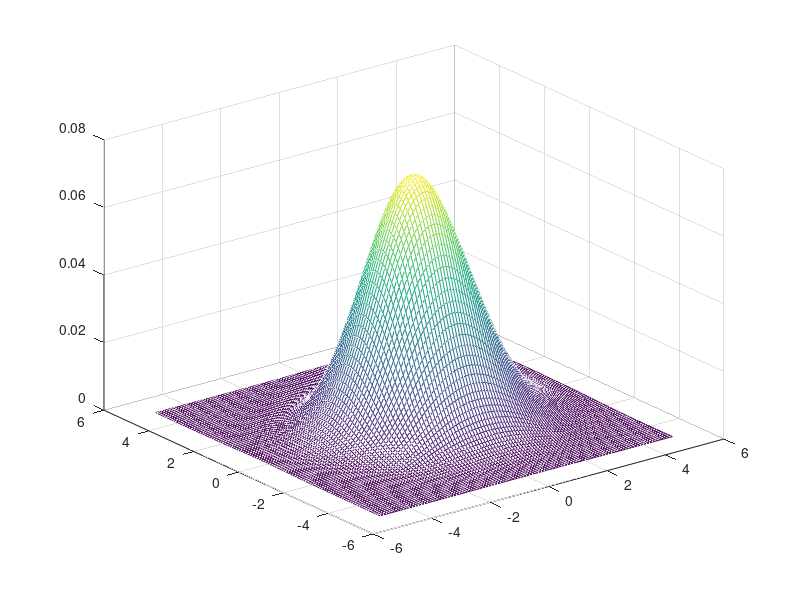

This chart was generated by the following MATLAB code:
load data1_1

h=1.0; 
N=size(X1,1);

[x, y] = meshgrid([-5:0.1:5], [-5:0.1:5]);

for i=1:size(x, 1)
  for j=1:size(x,2)
    txy=[x(i,j), y(i,j)];
    
    for n=1:N
      ksum(n)=(exp((-(X1(n,:)-txy)* (X1(n,:)-txy)')/(2*h^2)))/(2*pi);
    end
    k(i,j)=sum(ksum);
  end
end

pxyg = k/(h^2*N);
figure(4); 
mesh(x,y,pxyg); 
hold on;
      